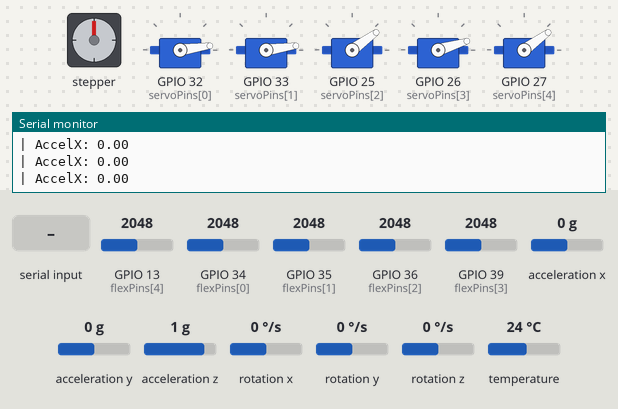
Simulated run of this sketch. Board: ESP32. On the bench: stepper motor, 5 × servo, the last lines printed to the serial monitor. Wiring (inferred from the names in the program): stepper motor driver (200 steps per turn assumed): step GPIO 14; direction GPIO 12. The inputs (shaded band) are chosen by the test bench; at power-on: acceleration x 0 g, GPIO 13 (flexPins[4]) = 2048, GPIO 34 (flexPins[0]) = 2048, GPIO 35 (flexPins[1]) = 2048, GPIO 36 (flexPins[2]) = 2048, GPIO 39 (flexPins[3]) = 2048, acceleration y 0 g, acceleration z 1 g, rotation x 0 °/s, rotation y 0 °/s, rotation z 0 °/s, temperature 24 °C. EEPROM starts erased.

Above: at 5.2 s.
5.3 s: "M90\n" received over Serial
At 6.0 s:
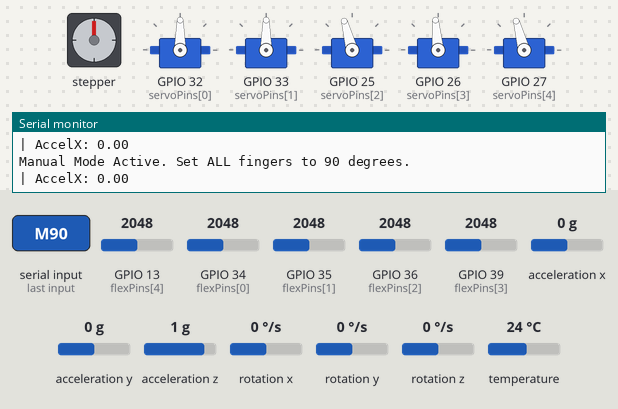
6.8 s: "m 45\n" received over Serial
At 7.9 s:
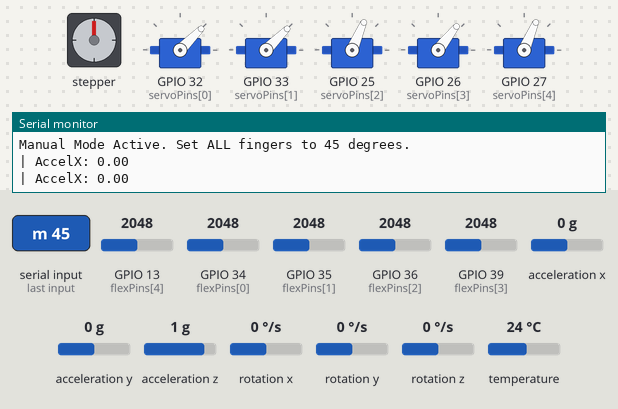
8.3 s: "auto 1\n" received over Serial
9.8 s: acceleration x set to 0.9 g
11.3 s: acceleration x set to 1.2 g
At 12.5 s:
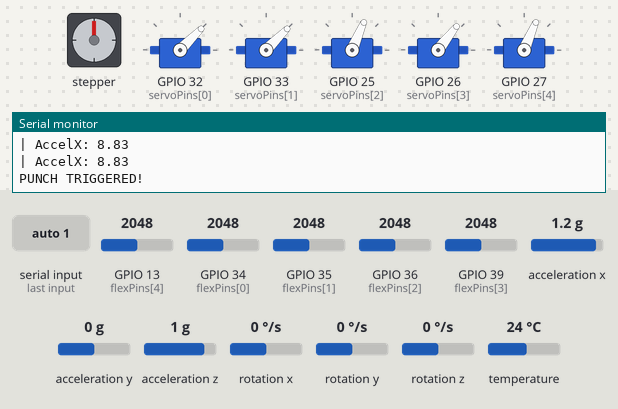
14.3 s: "auto\n" received over Serial
At 15.6 s:
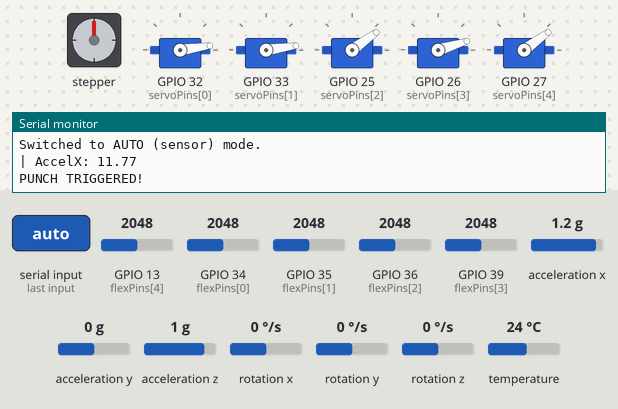
Timing chart, 0 to 64.8 s (numbered marks = the images above; inputs shaded):
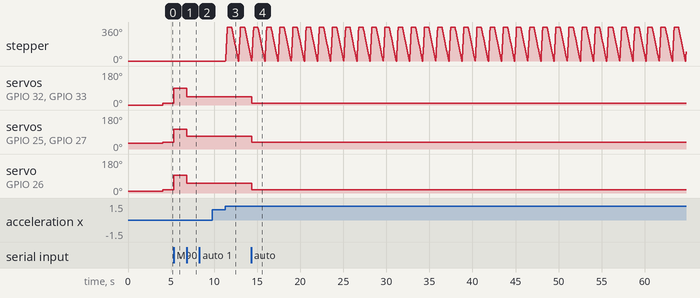

Measured:
- the behaviour switches between 1 and 1.1 g on acceleration x (found by bisection; images 2 and 3)
- after the input at 5.3 s, servo on GPIO 32 (servoPins[0]), servo on GPIO 33 (servoPins[1]): 8° → 90° at once; servo on GPIO 25 (servoPins[2]), servo on GPIO 27 (servoPins[4]): 36° → 105° at once; servo on GPIO 26 (servoPins[3]): 17° → 95° at once
- after the input at 6.8 s, servo on GPIO 32 (servoPins[0]), servo on GPIO 33 (servoPins[1]): 90° → 45° at once; servo on GPIO 25 (servoPins[2]), servo on GPIO 27 (servoPins[4]): 105° → 67° at once; servo on GPIO 26 (servoPins[3]): 95° → 52° at once
- after the input at 11.3 s, stepper: turns 360° clockwise in 0.20 s, then 360° counter-clockwise in 0.80 s, then 360° clockwise in 0.18 s, then 335° counter-clockwise in 0.74 s
- after the input at 14.3 s, servo on GPIO 32 (servoPins[0]), servo on GPIO 33 (servoPins[1]): 45° → 8° after 0.09 s; servo on GPIO 25 (servoPins[2]), servo on GPIO 27 (servoPins[4]): 67° → 36° after 0.09 s; servo on GPIO 26 (servoPins[3]): 52° → 17° after 0.09 s

The sketch:

esp32_single_board.ino
```cpp
/*
  ESP32 Single Board Integrated Controller (Robotic Arm Glove + Hand)

  This sketch integrates the MPU-6050 IMU, 5x Carbon Flex Sensors,
  5x Servos, and 1x A4988 Stepper Motor onto a single ESP32 board.
  ESP-NOW communication has been removed.

  PIN CONFLICT RESOLUTION:
  - Glove originally used:
      Flex pins: 34, 35, 36, 39, 32
  - Hand originally used:
      Servo pins: 12, 13, 14, 25, 27
      Stepper pins: step=32, dir=33
  - Pin 32 was shared between the 5th flex sensor and the stepper step pin.
  - To make all 7 actuator pins contiguous on one side of the ESP32 (GPIO 32, 33, 25, 26, 27, 14, 12):
      We moved the 5th flex sensor pin to GPIO 13 (ADC2_CH4) to avoid conflict with Servo 0 (GPIO 32).
      Since Wi-Fi/ESP-NOW is disabled, ADC2 pins can be used for analog reads.
*/

#include <Adafruit_MPU6050.h>
#include <Adafruit_Sensor.h>
#include <Wire.h>
#include <Preferences.h>
#include <ESP32Servo.h>

// Pin Definitions
// Flex Sensors (Analog Inputs)
const int flexPins[5] = {34, 35, 36, 39, 13}; // Pin 13 avoids conflict with Servo 0 (GPIO 32) and Servo 1 (GPIO 33)
const int bootButton = 0;                      // Used to trigger calibration

// Actuators
const int servoPins[5] = {32, 33, 25, 26, 27};
const int stepPin = 14;
const int dirPin = 12;

// Servos
Servo servos[5];

// Servo mapping ranges (finger angle 0-180 maps to servoMin-servoMax)
const int servoMinAngles[5] = {0, 0, 30, 10, 30};
const int servoMaxAngles[5] = {180, 180, 180, 180, 180};

// MPU6050
Adafruit_MPU6050 mpu;
Preferences preferences;

// Calibration Data
struct CalibrationData {
  int openVal;
  int halfVal;
  int closedVal;
};
CalibrationData fingerCal[5];

// Current State
uint8_t finger_angles[5] = {0, 0, 0, 0, 0};
float x_acceleration = 0.0;

// Manual override settings for Serial control
bool manualMode = false;
uint8_t manual_angles[5] = {0, 0, 0, 0, 0};

// Punch settings
const float accelerationThreshold = 9.81; // 1.0g in m/s^2 (1.0 * 9.81)
bool isPunching = false;
bool mpuPresent = false;

void saveCalibration() {
  preferences.begin("flex-cal", false);
  for (int i = 0; i < 5; i++) {
    String key = "f" + String(i);
    preferences.putInt((key + "o").c_str(), fingerCal[i].openVal);
    preferences.putInt((key + "h").c_str(), fingerCal[i].halfVal);
    preferences.putInt((key + "c").c_str(), fingerCal[i].closedVal);
  }
  preferences.end();
  Serial.println("Calibration saved to NVS.");
}

void loadCalibration() {
  preferences.begin("flex-cal", true);
  for (int i = 0; i < 5; i++) {
    String key = "f" + String(i);
    fingerCal[i].openVal = preferences.getInt((key + "o").c_str(), 2000);
    fingerCal[i].halfVal = preferences.getInt((key + "h").c_str(), 2500);
    fingerCal[i].closedVal = preferences.getInt((key + "c").c_str(), 3000);
  }
  preferences.end();
  Serial.println("Calibration loaded from NVS.");
}

void runCalibration() {
  Serial.println("\n=== STARTING CALIBRATION ===");
  const char* labels[3] = {"FULLY OPEN", "HALF CLOSED", "FULLY CLOSED"};

  for (int p = 0; p < 3; p++) {
    Serial.print("\nPosition: "); Serial.println(labels[p]);
    Serial.println("Hold position and press BOOT button...");

    // Wait for press
    while (digitalRead(bootButton) == HIGH) delay(10);
    delay(500); // Debounce

    // Read values
    for (int i = 0; i < 5; i++) {
      int val = analogRead(flexPins[i]);
      if (p == 0) fingerCal[i].openVal = val;
      else if (p == 1) fingerCal[i].halfVal = val;
      else fingerCal[i].closedVal = val;
      Serial.print("F"); Serial.print(i); Serial.print(": "); Serial.println(val);
    }

    // Wait for release
    while (digitalRead(bootButton) == LOW) delay(10);
    delay(500);
  }
  saveCalibration();
  Serial.println("=== CALIBRATION COMPLETE ===\n");
}

uint8_t mapFlex(int val, CalibrationData cal) {
  float angle;
  // Segment 1: Open to Half
  if ((cal.openVal < cal.closedVal && val <= cal.halfVal) || (cal.openVal > cal.closedVal && val >= cal.halfVal)) {
    angle = map(val, cal.openVal, cal.halfVal, 0, 90);
  } else {
    angle = map(val, cal.halfVal, cal.closedVal, 90, 180);
  }
  return (uint8_t)constrain(angle, 0, 180);
}

void triggerPunch() {
  isPunching = true;
  Serial.println("PUNCH TRIGGERED!");
  digitalWrite(dirPin, HIGH);
  for (int i = 0; i < 200; i++) {
    digitalWrite(stepPin, HIGH);
    delayMicroseconds(500);
    digitalWrite(stepPin, LOW);
    delayMicroseconds(500);
  }
  delay(500);
  digitalWrite(dirPin, LOW);
  for (int i = 0; i < 200; i++) {
    digitalWrite(stepPin, HIGH);
    delayMicroseconds(2000);
    digitalWrite(stepPin, LOW);
    delayMicroseconds(2000);
  }
  isPunching = false;
}

void processCommand(String input) {
  if (input.equalsIgnoreCase("auto") || input.equalsIgnoreCase("a")) {
    manualMode = false;
    Serial.println("Switched to AUTO (sensor) mode.");
  } else if (input.equalsIgnoreCase("help") || input.equalsIgnoreCase("h")) {
    Serial.println("\n--- Serial Control Help ---");
    Serial.println("  F <finger_index> <angle_0_to_180> - Set individual finger angle (e.g., 'F 0 90')");
    Serial.println("  M <angle>                         - Set all fingers to angle (e.g., 'M 90')");
    Serial.println("  A                                 - Switch back to AUTO (sensor) mode");
    Serial.println("  STATUS                            - Show current mode and angles");
    Serial.println("---------------------------");
  } else if (input.equalsIgnoreCase("status")) {
    Serial.print("Mode: "); Serial.println(manualMode ? "MANUAL" : "AUTO");
    Serial.print("Angles: ");
    for (int i = 0; i < 5; i++) {
      Serial.print("F"); Serial.print(i); Serial.print(":");
      Serial.print(finger_angles[i]); Serial.print("  ");
    }
    Serial.println();
  } else if (input.startsWith("F") || input.startsWith("f")) {
    String cmd = input.substring(1);
    cmd.trim();
    int delimIdx = cmd.indexOf(' ');
    if (delimIdx == -1) delimIdx = cmd.indexOf('=');
    if (delimIdx != -1) {
      String indexStr = cmd.substring(0, delimIdx);
      String valStr = cmd.substring(delimIdx + 1);
      indexStr.trim();
      valStr.trim();
      int fingerIdx = indexStr.toInt();
      int angle = valStr.toInt();
      if (fingerIdx >= 0 && fingerIdx < 5 && angle >= 0 && angle <= 180) {
        manual_angles[fingerIdx] = angle;
        manualMode = true;
        Serial.print("Manual Mode Active. Set finger "); Serial.print(fingerIdx);
        Serial.print(" to "); Serial.print(angle); Serial.println(" degrees.");
      } else {
        Serial.println("Error: Invalid finger index (0-4) or angle (0-180).");
      }
    } else {
      Serial.println("Error: Invalid command format. Use 'F <index> <angle>' (e.g., 'F 0 90')");
    }
  } else if (input.startsWith("M") || input.startsWith("m")) {
    String valStr = input.substring(1);
    valStr.trim();
    int angle = valStr.toInt();
    if (angle >= 0 && angle <= 180) {
      manualMode = true;
      for (int i = 0; i < 5; i++) {
        manual_angles[i] = angle;
      }
      Serial.print("Manual Mode Active. Set ALL fingers to "); Serial.print(angle); Serial.println(" degrees.");
    } else {
      Serial.println("Error: Invalid angle (0-180).");
    }
  } else {
    Serial.print("Unknown command: '"); Serial.print(input); Serial.println("'. Type 'h' or 'help' for help.");
  }
}

void handleSerialCommands() {
  static String inputBuffer = "";
  while (Serial.available() > 0) {
    char c = Serial.read();
    if (c == '\n' || c == '\r') {
      inputBuffer.trim();
      if (inputBuffer.length() > 0) {
        processCommand(inputBuffer);
        inputBuffer = "";
      }
    } else {
      inputBuffer += c;
      if (inputBuffer.length() > 64) {
        inputBuffer = "";
      }
    }
  }
}

void setup() {
  Serial.begin(115200);
  delay(1000);
  Serial.println("\n--- ESP32 SINGLE BOARD CONTROLLER START ---");

  // Input Pin Setup
  pinMode(bootButton, INPUT_PULLUP);

  // Stepper Pin Setup
  pinMode(stepPin, OUTPUT);
  pinMode(dirPin, OUTPUT);

  // Servo Setup
  ESP32PWM::allocateTimer(0);
  ESP32PWM::allocateTimer(1);
  ESP32PWM::allocateTimer(2);
  ESP32PWM::allocateTimer(3);

  for (int i = 0; i < 5; i++) {
    servos[i].setPeriodHertz(50);
    servos[i].attach(servoPins[i], 500, 2500); // Widest standard pulse limits for maximum rotation (0 to 180 degrees)
    servos[i].write(servoMinAngles[i]);
  }

  // MPU6050 Setup
  if (!mpu.begin()) {
    Serial.println("MPU6050 missing or connection failed.");
    mpuPresent = false;
  } else {
    Serial.println("MPU6050 initialized successfully.");
    mpuPresent = true;
  }

  loadCalibration();

  Serial.println("\n--- SETUP COMPLETE ---");
  Serial.println("Press BOOT button within 3 seconds to enter CALIBRATION...");

  unsigned long startWait = millis();
  while (millis() - startWait < 3000) {
    if (digitalRead(bootButton) == LOW) {
      delay(50);
      runCalibration();
      break;
    }
    delay(10);
  }
  Serial.println("Starting normal operation...");
  Serial.println("Type 'help' or 'h' to view manual controls.");
}

void loop() {
  handleSerialCommands();

  // 1. Read MPU6050
  sensors_event_t a, g, temp;
  if (mpuPresent && mpu.getEvent(&a, &g, &temp)) {
    x_acceleration = a.acceleration.x;
  } else {
    x_acceleration = 0.0;
  }

  // 2. Read and Map Flex Sensors
  for (int i = 0; i < 5; i++) {
    if (manualMode) {
      finger_angles[i] = manual_angles[i];
    } else {
      int raw = analogRead(flexPins[i]);
      finger_angles[i] = mapFlex(raw, fingerCal[i]);
    }
  }

  // 3. Update Servos
  for (int i = 0; i < 5; i++) {
    int mappedAngle = map(finger_angles[i], 0, 180, servoMinAngles[i], servoMaxAngles[i]);
    servos[i].write(mappedAngle);
  }

  // 4. Print Status at a reasonable interval to prevent serial flooding
  static unsigned long lastPrintTime = 0;
  if (millis() - lastPrintTime >= 500) {
    lastPrintTime = millis();
    // Serial.print("Mode: "); Serial.print(manualMode ? "MANUAL" : "AUTO");
    // Serial.print(" | Angles: ");
    // for (int i = 0; i < 5; i++) {
    //   Serial.print(finger_angles[i]); Serial.print(" ");
    // }
    Serial.print("| AccelX: "); Serial.println(x_acceleration);
  }

  // 5. Punch Check
  if (x_acceleration > accelerationThreshold && !isPunching) {
    triggerPunch();
  }

  delay(20); // Maintain ~50Hz loop rate
}
```
